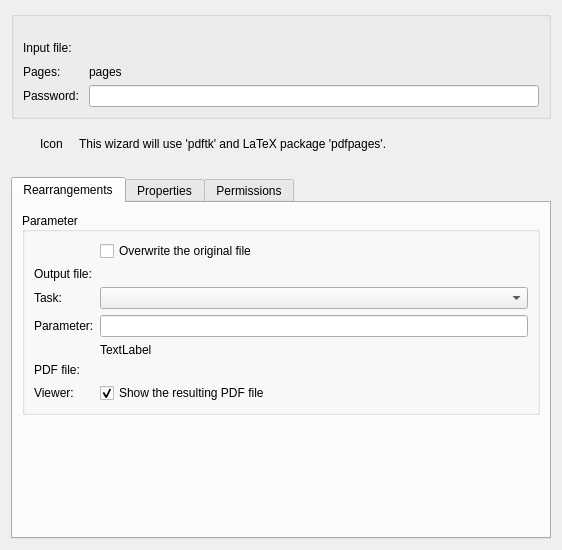
<?xml version="1.0" encoding="UTF-8"?>
<ui version="4.0">
 <class>PdfDialog</class>
 <widget class="QWidget" name="PdfDialog">
  <property name="geometry">
   <rect>
    <x>0</x>
    <y>0</y>
    <width>562</width>
    <height>550</height>
   </rect>
  </property>
  <layout class="QVBoxLayout" name="verticalLayout_4">
   <item>
    <widget class="QGroupBox" name="groupBox">
     <property name="sizePolicy">
      <sizepolicy hsizetype="Preferred" vsizetype="Preferred">
       <horstretch>0</horstretch>
       <verstretch>0</verstretch>
      </sizepolicy>
     </property>
     <property name="title">
      <string/>
     </property>
     <layout class="QGridLayout" name="gridLayout_4">
      <item row="1" column="0">
       <widget class="QLabel" name="label_7">
        <property name="text">
         <string>Input file:</string>
        </property>
        <property name="alignment">
         <set>Qt::AlignLeading|Qt::AlignLeft|Qt::AlignVCenter</set>
        </property>
       </widget>
      </item>
      <item row="1" column="3">
       <spacer name="horizontalSpacer_2">
        <property name="orientation">
         <enum>Qt::Horizontal</enum>
        </property>
        <property name="sizeType">
         <enum>QSizePolicy::Fixed</enum>
        </property>
        <property name="sizeHint" stdset="0">
         <size>
          <width>4</width>
          <height>23</height>
         </size>
        </property>
       </spacer>
      </item>
      <item row="2" column="0" colspan="2">
       <widget class="QLabel" name="label">
        <property name="text">
         <string>Pages:</string>
        </property>
       </widget>
      </item>
      <item row="2" column="4">
       <widget class="QLabel" name="m_lbPages">
        <property name="text">
         <string>pages</string>
        </property>
       </widget>
      </item>
      <item row="3" column="0" colspan="2">
       <widget class="QLabel" name="m_lbPassword">
        <property name="text">
         <string>Password:</string>
        </property>
        <property name="alignment">
         <set>Qt::AlignLeading|Qt::AlignLeft|Qt::AlignVCenter</set>
        </property>
       </widget>
      </item>
      <item row="3" column="4">
       <widget class="QLineEdit" name="m_edPassword"/>
      </item>
      <item row="0" column="0">
       <spacer name="verticalSpacer_4">
        <property name="orientation">
         <enum>Qt::Vertical</enum>
        </property>
        <property name="sizeType">
         <enum>QSizePolicy::Fixed</enum>
        </property>
        <property name="sizeHint" stdset="0">
         <size>
          <width>20</width>
          <height>10</height>
         </size>
        </property>
       </spacer>
      </item>
      <item row="1" column="4">
       <widget class="KUrlRequester" name="m_edInfile"/>
      </item>
     </layout>
    </widget>
   </item>
   <item>
    <widget class="QWidget" name="widget_4" native="true">
     <property name="sizePolicy">
      <sizepolicy hsizetype="Preferred" vsizetype="Preferred">
       <horstretch>0</horstretch>
       <verstretch>0</verstretch>
      </sizepolicy>
     </property>
     <layout class="QHBoxLayout" name="horizontalLayout">
      <item>
       <spacer name="horizontalSpacer_4">
        <property name="orientation">
         <enum>Qt::Horizontal</enum>
        </property>
        <property name="sizeType">
         <enum>QSizePolicy::Fixed</enum>
        </property>
        <property name="sizeHint" stdset="0">
         <size>
          <width>20</width>
          <height>20</height>
         </size>
        </property>
       </spacer>
      </item>
      <item>
       <widget class="QLabel" name="m_lbParameterIcon">
        <property name="sizePolicy">
         <sizepolicy hsizetype="Fixed" vsizetype="Preferred">
          <horstretch>0</horstretch>
          <verstretch>0</verstretch>
         </sizepolicy>
        </property>
        <property name="text">
         <string>Icon</string>
        </property>
       </widget>
      </item>
      <item>
       <spacer name="horizontalSpacer_3">
        <property name="orientation">
         <enum>Qt::Horizontal</enum>
        </property>
        <property name="sizeType">
         <enum>QSizePolicy::Fixed</enum>
        </property>
        <property name="sizeHint" stdset="0">
         <size>
          <width>10</width>
          <height>20</height>
         </size>
        </property>
       </spacer>
      </item>
      <item>
       <widget class="QLabel" name="m_lbParameterInfo">
        <property name="sizePolicy">
         <sizepolicy hsizetype="Preferred" vsizetype="Preferred">
          <horstretch>0</horstretch>
          <verstretch>0</verstretch>
         </sizepolicy>
        </property>
        <property name="text">
         <string>This wizard will use 'pdftk' and LaTeX package 'pdfpages'.</string>
        </property>
        <property name="alignment">
         <set>Qt::AlignLeading|Qt::AlignLeft|Qt::AlignVCenter</set>
        </property>
       </widget>
      </item>
     </layout>
    </widget>
   </item>
   <item>
    <spacer name="verticalSpacer_5">
     <property name="orientation">
      <enum>Qt::Vertical</enum>
     </property>
     <property name="sizeType">
      <enum>QSizePolicy::Fixed</enum>
     </property>
     <property name="sizeHint" stdset="0">
      <size>
       <width>20</width>
       <height>8</height>
      </size>
     </property>
    </spacer>
   </item>
   <item>
    <widget class="QTabWidget" name="tabWidget">
     <property name="currentIndex">
      <number>0</number>
     </property>
     <widget class="QWidget" name="m_tbRearrangements">
      <attribute name="title">
       <string>Rearrangements</string>
      </attribute>
      <layout class="QVBoxLayout" name="verticalLayout">
       <item>
        <widget class="QGroupBox" name="m_gbParameter">
         <property name="title">
          <string>Parameter</string>
         </property>
         <property name="alignment">
          <set>Qt::AlignLeading|Qt::AlignLeft|Qt::AlignVCenter</set>
         </property>
         <layout class="QGridLayout" name="_2">
          <item row="4" column="0">
           <widget class="QLabel" name="m_lbOutfile">
            <property name="text">
             <string>Output file:</string>
            </property>
           </widget>
          </item>
          <item row="4" column="1">
           <widget class="KUrlRequester" name="m_edOutfile">
            <property name="whatsThis">
             <string>The name of the output file. This entry may also be empty, if you want to overwrite the original file.</string>
            </property>
            <property name="filter">
             <string>*.ps|PS Files\n*.ps.gz|Zipped PS Files</string>
            </property>
           </widget>
          </item>
          <item row="6" column="0">
           <widget class="QLabel" name="m_lbTask">
            <property name="text">
             <string>Task:</string>
            </property>
           </widget>
          </item>
          <item row="6" column="1">
           <widget class="KComboBox" name="m_cbTask">
            <property name="whatsThis">
             <string>Choose one of the 15 operations to rearrange a PDF file. Some operations need specific parameters.</string>
            </property>
           </widget>
          </item>
          <item row="12" column="0">
           <widget class="QLabel" name="m_lbView">
            <property name="text">
             <string>Viewer:</string>
            </property>
           </widget>
          </item>
          <item row="12" column="1">
           <widget class="QCheckBox" name="m_cbView">
            <property name="whatsThis">
             <string>View the result of the conversion process. okular is always taken as an external viewer.</string>
            </property>
            <property name="text">
             <string>Show the resulting PDF file</string>
            </property>
            <property name="checked">
             <bool>true</bool>
            </property>
           </widget>
          </item>
          <item row="3" column="1">
           <widget class="QCheckBox" name="m_cbOverwrite">
            <property name="layoutDirection">
             <enum>Qt::LeftToRight</enum>
            </property>
            <property name="text">
             <string>Overwrite the original file</string>
            </property>
           </widget>
          </item>
          <item row="10" column="1">
           <widget class="QLabel" name="m_lbParamInfo">
            <property name="text">
             <string>TextLabel</string>
            </property>
           </widget>
          </item>
          <item row="7" column="1">
           <widget class="KLineEdit" name="m_edParameter">
            <property name="whatsThis">
             <string>'Select pages' and 'Free Parameter' need some specific parameter, which you can enter here</string>
            </property>
           </widget>
          </item>
          <item row="7" column="0">
           <widget class="QLabel" name="m_lbParameter">
            <property name="text">
             <string>Parameter:</string>
            </property>
           </widget>
          </item>
          <item row="11" column="0">
           <widget class="QLabel" name="m_lbStamp">
            <property name="text">
             <string>PDF file:</string>
            </property>
           </widget>
          </item>
          <item row="11" column="1">
           <widget class="KUrlRequester" name="m_edStamp"/>
          </item>
         </layout>
        </widget>
       </item>
       <item>
        <spacer name="verticalSpacer_2">
         <property name="orientation">
          <enum>Qt::Vertical</enum>
         </property>
         <property name="sizeType">
          <enum>QSizePolicy::Expanding</enum>
         </property>
         <property name="sizeHint" stdset="0">
          <size>
           <width>20</width>
           <height>55</height>
          </size>
         </property>
        </spacer>
       </item>
      </layout>
     </widget>
     <widget class="QWidget" name="m_tbProperties">
      <attribute name="title">
       <string>Properties</string>
      </attribute>
      <layout class="QVBoxLayout" name="verticalLayout_3">
       <item>
        <widget class="QGroupBox" name="m_gbProperties">
         <property name="sizePolicy">
          <sizepolicy hsizetype="Expanding" vsizetype="Expanding">
           <horstretch>0</horstretch>
           <verstretch>0</verstretch>
          </sizepolicy>
         </property>
         <property name="title">
          <string>Proporties of this PDF document</string>
         </property>
         <property name="alignment">
          <set>Qt::AlignHCenter|Qt::AlignTop</set>
         </property>
         <layout class="QGridLayout" name="_4">
          <item row="7" column="0">
           <spacer name="verticalSpacer_3">
            <property name="orientation">
             <enum>Qt::Vertical</enum>
            </property>
            <property name="sizeHint" stdset="0">
             <size>
              <width>20</width>
              <height>40</height>
             </size>
            </property>
           </spacer>
          </item>
          <item row="0" column="0">
           <layout class="QGridLayout" name="gridLayout_3" columnstretch="0,0,0">
            <item row="3" column="0">
             <widget class="QLabel" name="label_15">
              <property name="text">
               <string>Title:</string>
              </property>
              <property name="alignment">
               <set>Qt::AlignRight|Qt::AlignTrailing|Qt::AlignVCenter</set>
              </property>
             </widget>
            </item>
            <item row="7" column="0">
             <widget class="QLabel" name="label_16">
              <property name="text">
               <string>Creator:</string>
              </property>
              <property name="alignment">
               <set>Qt::AlignRight|Qt::AlignTrailing|Qt::AlignVCenter</set>
              </property>
             </widget>
            </item>
            <item row="4" column="0">
             <widget class="QLabel" name="label_17">
              <property name="text">
               <string>Subject:</string>
              </property>
              <property name="alignment">
               <set>Qt::AlignRight|Qt::AlignTrailing|Qt::AlignVCenter</set>
              </property>
             </widget>
            </item>
            <item row="5" column="0">
             <widget class="QLabel" name="label_18">
              <property name="text">
               <string>Keywords:</string>
              </property>
              <property name="alignment">
               <set>Qt::AlignRight|Qt::AlignTrailing|Qt::AlignVCenter</set>
              </property>
             </widget>
            </item>
            <item row="6" column="0">
             <widget class="QLabel" name="label_19">
              <property name="text">
               <string>Author:</string>
              </property>
              <property name="alignment">
               <set>Qt::AlignRight|Qt::AlignTrailing|Qt::AlignVCenter</set>
              </property>
             </widget>
            </item>
            <item row="8" column="0">
             <widget class="QLabel" name="label_21">
              <property name="text">
               <string>Producer:</string>
              </property>
              <property name="alignment">
               <set>Qt::AlignRight|Qt::AlignTrailing|Qt::AlignVCenter</set>
              </property>
             </widget>
            </item>
            <item row="3" column="2">
             <widget class="QLineEdit" name="m_leTitle"/>
            </item>
            <item row="5" column="2">
             <widget class="QLineEdit" name="m_leKeywords"/>
            </item>
            <item row="4" column="2">
             <widget class="QLineEdit" name="m_leSubject"/>
            </item>
            <item row="6" column="2">
             <widget class="QLineEdit" name="m_leAuthor"/>
            </item>
            <item row="7" column="2">
             <widget class="QLineEdit" name="m_leCreator"/>
            </item>
            <item row="8" column="2">
             <widget class="QLineEdit" name="m_leProducer"/>
            </item>
            <item row="3" column="1">
             <widget class="QLabel" name="label_25">
              <property name="text">
               <string/>
              </property>
             </widget>
            </item>
            <item row="11" column="0">
             <widget class="QLabel" name="label_5">
              <property name="text">
               <string>Format:</string>
              </property>
              <property name="alignment">
               <set>Qt::AlignRight|Qt::AlignTrailing|Qt::AlignVCenter</set>
              </property>
             </widget>
            </item>
            <item row="11" column="2">
             <widget class="QLabel" name="m_lbFormat">
              <property name="text">
               <string>1.4</string>
              </property>
             </widget>
            </item>
            <item row="12" column="0">
             <widget class="QLabel" name="label_3">
              <property name="text">
               <string>Encryption:</string>
              </property>
              <property name="alignment">
               <set>Qt::AlignRight|Qt::AlignTrailing|Qt::AlignVCenter</set>
              </property>
             </widget>
            </item>
            <item row="12" column="2">
             <widget class="QLabel" name="m_lbEncryption">
              <property name="text">
               <string>no</string>
              </property>
             </widget>
            </item>
            <item row="9" column="0">
             <widget class="QLabel" name="label_23">
              <property name="text">
               <string>Creation date:</string>
              </property>
              <property name="alignment">
               <set>Qt::AlignRight|Qt::AlignTrailing|Qt::AlignVCenter</set>
              </property>
             </widget>
            </item>
            <item row="9" column="2">
             <widget class="QLabel" name="m_lbCreationDate">
              <property name="text">
               <string>date</string>
              </property>
             </widget>
            </item>
            <item row="10" column="0">
             <widget class="QLabel" name="label_22">
              <property name="text">
               <string>Modification date:</string>
              </property>
              <property name="alignment">
               <set>Qt::AlignRight|Qt::AlignTrailing|Qt::AlignVCenter</set>
              </property>
             </widget>
            </item>
            <item row="10" column="2">
             <widget class="QLabel" name="m_lbModDate">
              <property name="text">
               <string>date</string>
              </property>
             </widget>
            </item>
           </layout>
          </item>
         </layout>
        </widget>
       </item>
      </layout>
     </widget>
     <widget class="QWidget" name="m_tbPermissions">
      <attribute name="title">
       <string>Permissions</string>
      </attribute>
      <layout class="QVBoxLayout" name="verticalLayout_2">
       <item>
        <widget class="QGroupBox" name="m_gbPermissions">
         <property name="sizePolicy">
          <sizepolicy hsizetype="Expanding" vsizetype="Expanding">
           <horstretch>0</horstretch>
           <verstretch>0</verstretch>
          </sizepolicy>
         </property>
         <property name="title">
          <string>Permissions (under 128-bit-security)</string>
         </property>
         <property name="alignment">
          <set>Qt::AlignHCenter|Qt::AlignTop</set>
         </property>
         <layout class="QGridLayout">
          <item row="7" column="1">
           <widget class="QWidget" name="widget1" native="true">
            <layout class="QVBoxLayout">
             <property name="spacing">
              <number>0</number>
             </property>
             <property name="margin">
              <number>0</number>
             </property>
            </layout>
           </widget>
          </item>
          <item row="2" column="0">
           <layout class="QGridLayout" name="gridLayout_1" columnstretch="0,0,0">
            <item row="3" column="0">
             <widget class="QLabel" name="label_2">
              <property name="text">
               <string>Printing:</string>
              </property>
              <property name="alignment">
               <set>Qt::AlignRight|Qt::AlignTrailing|Qt::AlignVCenter</set>
              </property>
             </widget>
            </item>
            <item row="5" column="0">
             <widget class="QLabel" name="label_6">
              <property name="text">
               <string>Copy text or graphics:</string>
              </property>
              <property name="alignment">
               <set>Qt::AlignRight|Qt::AlignTrailing|Qt::AlignVCenter</set>
              </property>
             </widget>
            </item>
            <item row="4" column="0">
             <widget class="QLabel" name="label_4">
              <property name="text">
               <string>Modify contents:</string>
              </property>
              <property name="alignment">
               <set>Qt::AlignRight|Qt::AlignTrailing|Qt::AlignVCenter</set>
              </property>
             </widget>
            </item>
            <item row="7" column="0">
             <widget class="QLabel" name="label_9">
              <property name="text">
               <string>Fill form fields with data:</string>
              </property>
              <property name="alignment">
               <set>Qt::AlignRight|Qt::AlignTrailing|Qt::AlignVCenter</set>
              </property>
             </widget>
            </item>
            <item row="3" column="2">
             <widget class="QCheckBox" name="m_cbPrinting">
              <property name="sizePolicy">
               <sizepolicy hsizetype="Expanding" vsizetype="Minimum">
                <horstretch>0</horstretch>
                <verstretch>0</verstretch>
               </sizepolicy>
              </property>
              <property name="text">
               <string>allowed</string>
              </property>
             </widget>
            </item>
            <item row="4" column="2">
             <widget class="QCheckBox" name="m_cbModify">
              <property name="sizePolicy">
               <sizepolicy hsizetype="Preferred" vsizetype="Minimum">
                <horstretch>0</horstretch>
                <verstretch>0</verstretch>
               </sizepolicy>
              </property>
              <property name="text">
               <string>allowed</string>
              </property>
             </widget>
            </item>
            <item row="5" column="2">
             <widget class="QCheckBox" name="m_cbCopy">
              <property name="sizePolicy">
               <sizepolicy hsizetype="Preferred" vsizetype="Minimum">
                <horstretch>0</horstretch>
                <verstretch>0</verstretch>
               </sizepolicy>
              </property>
              <property name="text">
               <string>allowed</string>
              </property>
             </widget>
            </item>
            <item row="7" column="2">
             <widget class="QCheckBox" name="m_cbFormFeeds">
              <property name="sizePolicy">
               <sizepolicy hsizetype="Preferred" vsizetype="Minimum">
                <horstretch>0</horstretch>
                <verstretch>0</verstretch>
               </sizepolicy>
              </property>
              <property name="text">
               <string>allowed</string>
              </property>
             </widget>
            </item>
            <item row="6" column="0">
             <widget class="QLabel" name="label_8">
              <property name="text">
               <string>Change or add annotations or fill form fields:</string>
              </property>
              <property name="alignment">
               <set>Qt::AlignRight|Qt::AlignTrailing|Qt::AlignVCenter</set>
              </property>
             </widget>
            </item>
            <item row="6" column="2">
             <widget class="QCheckBox" name="m_cbAnnotations">
              <property name="sizePolicy">
               <sizepolicy hsizetype="Preferred" vsizetype="Minimum">
                <horstretch>0</horstretch>
                <verstretch>0</verstretch>
               </sizepolicy>
              </property>
              <property name="layoutDirection">
               <enum>Qt::LeftToRight</enum>
              </property>
              <property name="text">
               <string>allowed</string>
              </property>
             </widget>
            </item>
            <item row="3" column="1">
             <spacer name="horizontalSpacer">
              <property name="orientation">
               <enum>Qt::Horizontal</enum>
              </property>
              <property name="sizeType">
               <enum>QSizePolicy::Fixed</enum>
              </property>
              <property name="sizeHint" stdset="0">
               <size>
                <width>20</width>
                <height>20</height>
               </size>
              </property>
             </spacer>
            </item>
           </layout>
          </item>
         </layout>
        </widget>
       </item>
       <item>
        <widget class="Line" name="line">
         <property name="orientation">
          <enum>Qt::Horizontal</enum>
         </property>
        </widget>
       </item>
       <item>
        <widget class="QWidget" name="widget" native="true">
         <property name="sizePolicy">
          <sizepolicy hsizetype="Expanding" vsizetype="Expanding">
           <horstretch>0</horstretch>
           <verstretch>0</verstretch>
          </sizepolicy>
         </property>
         <layout class="QHBoxLayout" name="horizontalLayout_2">
          <item>
           <layout class="QGridLayout" name="gridLayout_2">
            <item row="0" column="0">
             <widget class="QPushButton" name="m_pbPrinting">
              <property name="sizePolicy">
               <sizepolicy hsizetype="Fixed" vsizetype="Fixed">
                <horstretch>0</horstretch>
                <verstretch>0</verstretch>
               </sizepolicy>
              </property>
              <property name="text">
               <string/>
              </property>
             </widget>
            </item>
            <item row="0" column="2">
             <widget class="QLabel" name="m_lbPrinting">
              <property name="text">
               <string>Allow only Printing</string>
              </property>
             </widget>
            </item>
            <item row="1" column="2">
             <widget class="QLabel" name="m_lbAll">
              <property name="text">
               <string>Allow all features</string>
              </property>
             </widget>
            </item>
            <item row="1" column="0">
             <widget class="QPushButton" name="m_pbAll">
              <property name="text">
               <string/>
              </property>
             </widget>
            </item>
            <item row="0" column="1">
             <widget class="QLabel" name="label_12">
              <property name="sizePolicy">
               <sizepolicy hsizetype="Fixed" vsizetype="Preferred">
                <horstretch>0</horstretch>
                <verstretch>0</verstretch>
               </sizepolicy>
              </property>
              <property name="text">
               <string/>
              </property>
             </widget>
            </item>
           </layout>
          </item>
         </layout>
        </widget>
       </item>
       <item>
        <spacer name="verticalSpacer">
         <property name="orientation">
          <enum>Qt::Vertical</enum>
         </property>
         <property name="sizeType">
          <enum>QSizePolicy::Expanding</enum>
         </property>
         <property name="sizeHint" stdset="0">
          <size>
           <width>20</width>
           <height>10</height>
          </size>
         </property>
        </spacer>
       </item>
      </layout>
     </widget>
    </widget>
   </item>
  </layout>
 </widget>
 <layoutfunction spacing="KDialog::spacingHint" margin="KDialog::marginHint"/>
 <customwidgets>
  <customwidget>
   <class>KUrlRequester</class>
   <extends>QFrame</extends>
   <header>kurlrequester.h</header>
  </customwidget>
  <customwidget>
   <class>KLineEdit</class>
   <extends>QLineEdit</extends>
   <header>klineedit.h</header>
  </customwidget>
  <customwidget>
   <class>KComboBox</class>
   <extends>QComboBox</extends>
   <header>kcombobox.h</header>
  </customwidget>
 </customwidgets>
 <resources/>
 <connections/>
</ui>
